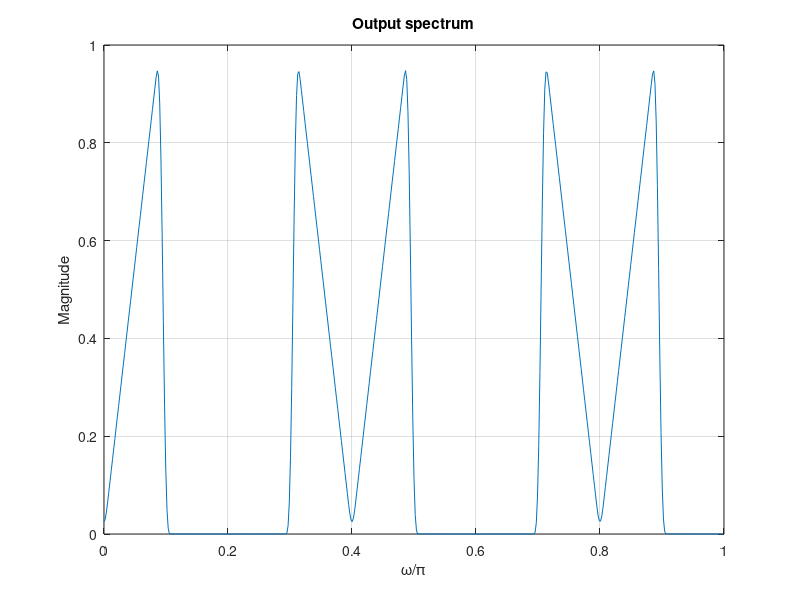

This figure's MATLAB source:
% Program 13_3
% Effect of Up-Sampling in the Frequency Domain
% Use fir2 to create a bandlimited input sequence
freq = [0 0.45 0.5 1];
mag = [0 1 0 0];
x = fir2(99, freq, mag);
% Evaluate and plot the input spectrum
[Xz, w] = freqz(x, 1, 512);
plot(w/pi, abs(Xz)); grid
xlabel('\omega/\pi'); ylabel('Magnitude');
title('Input spectrum');
pause
% Generate the up-sampled sequence
L = input('Type in the up-sampling factor = ');
y = zeros(1, L*length(x));
y([1: L: length(y)]) = x;
% Evaluate and plot the output spectrum
[Yz, w] = freqz(y, 1, 512);
plot(w/pi, abs(Yz)); grid
xlabel('\omega/\pi'); ylabel('Magnitude');
title('Output spectrum');